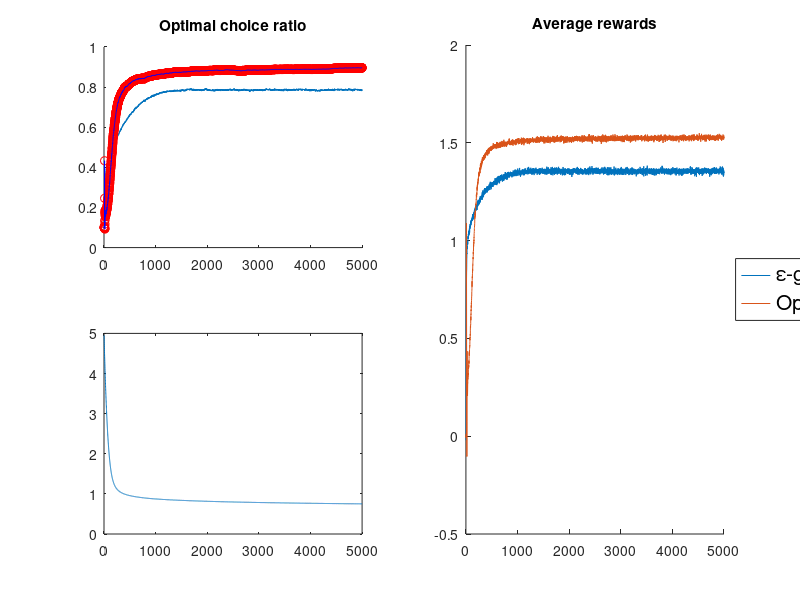

Reproduce this figure in MATLAB.
function plotComparison
  fig = figure;
  subplot(2,2,[1])
  hold on
  title 'Optimal choice ratio'
  ylim([0 1])
  subplot(2,2,[2 4])
  hold on
  title 'Average rewards'
  eps = dlmread('comparison_epsilon.txt');
  grd = dlmread('comparison_greedy.txt');
  subplot(2,2,[1])
  hold on
  plot(eps(1, :))
  plot(grd(1, :), 'or')
  plot(grd(1, :), 'b')
  subplot(2,2,[2 4])
  hold on
  plot(eps(2, :), ';\epsilon-greedy;')
  plot(grd(2, :), ';Optimistic greedy;')
  legend show
  legend('fontsize', 15, 'location', 'eastoutside')
  subplot(2,2,[3])
  plot(grd(3, :))
  
  t = 1:5000;
  y = 5 - exp(-t)
endfunction
